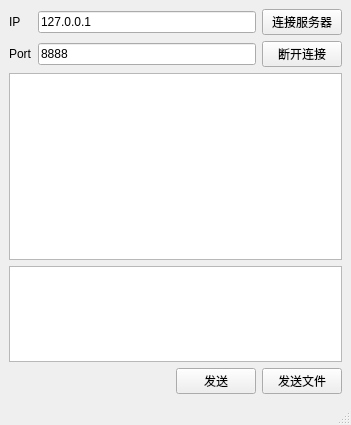
<?xml version="1.0" encoding="UTF-8"?>
<ui version="4.0">
 <class>MainWindow</class>
 <widget class="QMainWindow" name="MainWindow">
  <property name="geometry">
   <rect>
    <x>0</x>
    <y>0</y>
    <width>351</width>
    <height>425</height>
   </rect>
  </property>
  <property name="windowTitle">
   <string>MainWindow</string>
  </property>
  <widget class="QWidget" name="centralwidget">
   <layout class="QVBoxLayout" name="verticalLayout">
    <item>
     <layout class="QGridLayout" name="gridLayout">
      <item row="0" column="0">
       <widget class="QLabel" name="label">
        <property name="text">
         <string>IP</string>
        </property>
       </widget>
      </item>
      <item row="0" column="1">
       <widget class="QLineEdit" name="editIp">
        <property name="text">
         <string>127.0.0.1</string>
        </property>
       </widget>
      </item>
      <item row="0" column="2">
       <widget class="QPushButton" name="btnConnect">
        <property name="text">
         <string>连接服务器</string>
        </property>
       </widget>
      </item>
      <item row="1" column="0">
       <widget class="QLabel" name="label_2">
        <property name="text">
         <string>Port</string>
        </property>
       </widget>
      </item>
      <item row="1" column="1">
       <widget class="QLineEdit" name="editPort">
        <property name="text">
         <string>8888</string>
        </property>
       </widget>
      </item>
      <item row="1" column="2">
       <widget class="QPushButton" name="btnDisConnect">
        <property name="text">
         <string>断开连接</string>
        </property>
       </widget>
      </item>
     </layout>
    </item>
    <item>
     <widget class="QTextBrowser" name="textBrowser"/>
    </item>
    <item>
     <widget class="QTextEdit" name="textEdit">
      <property name="maximumSize">
       <size>
        <width>16777215</width>
        <height>100</height>
       </size>
      </property>
     </widget>
    </item>
    <item>
     <layout class="QHBoxLayout" name="horizontalLayout">
      <item>
       <spacer name="horizontalSpacer">
        <property name="orientation">
         <enum>Qt::Horizontal</enum>
        </property>
        <property name="sizeHint" stdset="0">
         <size>
          <width>40</width>
          <height>20</height>
         </size>
        </property>
       </spacer>
      </item>
      <item>
       <widget class="QPushButton" name="btnSend">
        <property name="text">
         <string>发送</string>
        </property>
       </widget>
      </item>
      <item>
       <widget class="QPushButton" name="btnSendFile">
        <property name="text">
         <string>发送文件</string>
        </property>
       </widget>
      </item>
     </layout>
    </item>
   </layout>
  </widget>
  <widget class="QMenuBar" name="menubar">
   <property name="geometry">
    <rect>
     <x>0</x>
     <y>0</y>
     <width>351</width>
     <height>23</height>
    </rect>
   </property>
  </widget>
  <widget class="QStatusBar" name="statusbar"/>
 </widget>
 <resources/>
 <connections/>
</ui>
